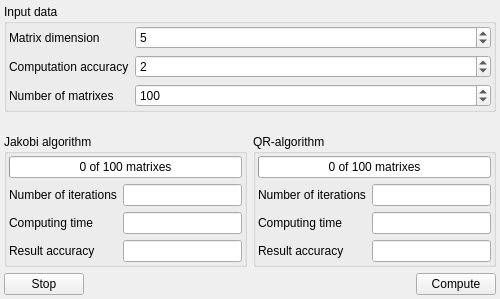
<?xml version="1.0" encoding="UTF-8"?>
<ui version="4.0">
 <class>ComparationWidget</class>
 <widget class="QWidget" name="ComparationWidget">
  <property name="geometry">
   <rect>
    <x>0</x>
    <y>0</y>
    <width>500</width>
    <height>299</height>
   </rect>
  </property>
  <property name="windowTitle">
   <string>Comparation</string>
  </property>
  <layout class="QGridLayout" name="gridLayout">
   <property name="margin">
    <number>4</number>
   </property>
   <item row="0" column="0" colspan="4">
    <widget class="QGroupBox" name="groupBox_5">
     <property name="title">
      <string>Input data</string>
     </property>
     <layout class="QFormLayout" name="formLayout_5">
      <property name="fieldGrowthPolicy">
       <enum>QFormLayout::AllNonFixedFieldsGrow</enum>
      </property>
      <property name="margin">
       <number>2</number>
      </property>
      <item row="0" column="0">
       <widget class="QLabel" name="label_15">
        <property name="text">
         <string>Matrix dimension</string>
        </property>
       </widget>
      </item>
      <item row="0" column="1">
       <widget class="QSpinBox" name="matrixDimentionSpinBox">
        <property name="minimum">
         <number>2</number>
        </property>
        <property name="maximum">
         <number>20</number>
        </property>
        <property name="value">
         <number>5</number>
        </property>
       </widget>
      </item>
      <item row="1" column="1">
       <widget class="QSpinBox" name="computationAccuracySpinBox">
        <property name="minimum">
         <number>1</number>
        </property>
        <property name="maximum">
         <number>9</number>
        </property>
        <property name="value">
         <number>2</number>
        </property>
       </widget>
      </item>
      <item row="2" column="0">
       <widget class="QLabel" name="label_13">
        <property name="text">
         <string>Number of matrixes</string>
        </property>
       </widget>
      </item>
      <item row="2" column="1">
       <widget class="QSpinBox" name="numberOfMatrixesSpinBox">
        <property name="minimum">
         <number>2</number>
        </property>
        <property name="maximum">
         <number>100000</number>
        </property>
        <property name="value">
         <number>100</number>
        </property>
       </widget>
      </item>
      <item row="1" column="0">
       <widget class="QLabel" name="label_16">
        <property name="text">
         <string>Computation accuracy</string>
        </property>
       </widget>
      </item>
     </layout>
    </widget>
   </item>
   <item row="1" column="0" colspan="4">
    <spacer name="verticalSpacer">
     <property name="orientation">
      <enum>Qt::Vertical</enum>
     </property>
     <property name="sizeHint" stdset="0">
      <size>
       <width>20</width>
       <height>40</height>
      </size>
     </property>
    </spacer>
   </item>
   <item row="3" column="0" colspan="2">
    <widget class="QGroupBox" name="groupBox_6">
     <property name="title">
      <string>Jakobi algorithm</string>
     </property>
     <layout class="QFormLayout" name="formLayout_6">
      <property name="margin">
       <number>2</number>
      </property>
      <item row="1" column="0">
       <widget class="QLabel" name="label_17">
        <property name="text">
         <string>Number of iterations</string>
        </property>
       </widget>
      </item>
      <item row="1" column="1">
       <widget class="QLineEdit" name="jacobiIterationsNumberLineEdit">
        <property name="readOnly">
         <bool>true</bool>
        </property>
       </widget>
      </item>
      <item row="2" column="0">
       <widget class="QLabel" name="label_18">
        <property name="text">
         <string>Computing time</string>
        </property>
       </widget>
      </item>
      <item row="2" column="1">
       <widget class="QLineEdit" name="jacobiComputingTimeLineEdit">
        <property name="readOnly">
         <bool>true</bool>
        </property>
       </widget>
      </item>
      <item row="0" column="0" colspan="2">
       <widget class="QProgressBar" name="jacobiProgressBar">
        <property name="maximum">
         <number>100</number>
        </property>
        <property name="value">
         <number>0</number>
        </property>
        <property name="alignment">
         <set>Qt::AlignCenter</set>
        </property>
        <property name="format">
         <string>%p of %m matrixes</string>
        </property>
       </widget>
      </item>
      <item row="3" column="1">
       <widget class="QLineEdit" name="jacobiResultAccuracyLineEdit"/>
      </item>
      <item row="3" column="0">
       <widget class="QLabel" name="label">
        <property name="text">
         <string>Result accuracy</string>
        </property>
       </widget>
      </item>
     </layout>
    </widget>
   </item>
   <item row="3" column="2" colspan="2">
    <widget class="QGroupBox" name="groupBox_7">
     <property name="title">
      <string>QR-algorithm</string>
     </property>
     <layout class="QFormLayout" name="formLayout_7">
      <property name="fieldGrowthPolicy">
       <enum>QFormLayout::AllNonFixedFieldsGrow</enum>
      </property>
      <property name="margin">
       <number>2</number>
      </property>
      <item row="1" column="0">
       <widget class="QLabel" name="label_19">
        <property name="text">
         <string>Number of iterations</string>
        </property>
       </widget>
      </item>
      <item row="1" column="1">
       <widget class="QLineEdit" name="qrIterationsNumberLineEdit">
        <property name="readOnly">
         <bool>true</bool>
        </property>
       </widget>
      </item>
      <item row="2" column="0">
       <widget class="QLabel" name="label_20">
        <property name="text">
         <string>Computing time</string>
        </property>
       </widget>
      </item>
      <item row="2" column="1">
       <widget class="QLineEdit" name="qrComputingTimeLineEdit">
        <property name="readOnly">
         <bool>true</bool>
        </property>
       </widget>
      </item>
      <item row="0" column="0" colspan="2">
       <widget class="QProgressBar" name="qrProgressBar">
        <property name="value">
         <number>0</number>
        </property>
        <property name="alignment">
         <set>Qt::AlignCenter</set>
        </property>
        <property name="orientation">
         <enum>Qt::Horizontal</enum>
        </property>
        <property name="textDirection">
         <enum>QProgressBar::TopToBottom</enum>
        </property>
        <property name="format">
         <string>%p of %m matrixes</string>
        </property>
       </widget>
      </item>
      <item row="3" column="0">
       <widget class="QLabel" name="label_2">
        <property name="text">
         <string>Result accuracy</string>
        </property>
       </widget>
      </item>
      <item row="3" column="1">
       <widget class="QLineEdit" name="qrResultAccuracyLineEdit"/>
      </item>
     </layout>
    </widget>
   </item>
   <item row="4" column="3">
    <widget class="QPushButton" name="computePushButton">
     <property name="text">
      <string>Compute</string>
     </property>
     <property name="icon">
      <iconset>
       <normalon>:/images/compute</normalon>
      </iconset>
     </property>
    </widget>
   </item>
   <item row="4" column="0">
    <widget class="QPushButton" name="stopPushButton">
     <property name="text">
      <string>Stop</string>
     </property>
     <property name="icon">
      <iconset>
       <normalon>:/images/stop</normalon>
      </iconset>
     </property>
    </widget>
   </item>
   <item row="4" column="1">
    <spacer name="horizontalSpacer">
     <property name="orientation">
      <enum>Qt::Horizontal</enum>
     </property>
     <property name="sizeHint" stdset="0">
      <size>
       <width>40</width>
       <height>20</height>
      </size>
     </property>
    </spacer>
   </item>
   <item row="4" column="2">
    <spacer name="horizontalSpacer_2">
     <property name="orientation">
      <enum>Qt::Horizontal</enum>
     </property>
     <property name="sizeHint" stdset="0">
      <size>
       <width>40</width>
       <height>20</height>
      </size>
     </property>
    </spacer>
   </item>
  </layout>
 </widget>
 <resources/>
 <connections/>
</ui>
